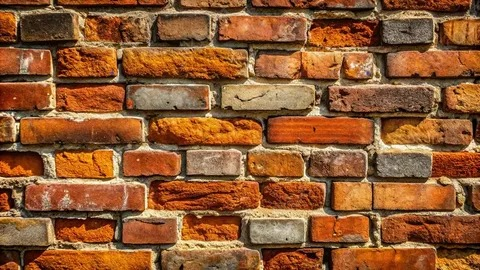
#> input picture ödev05-06/image3.jpeg, 480 x 270 px, found by its file name
$ jupyter execute image_histogram_speedup.ipynb
#> lines starting #> are read from the running program, lines starting #| are printed output that depends on the picture; long printed decimals are rounded
<a href="https://colab.research.google.com/github/hilalkaynarcali/goruntu-isleme/blob/main/image_histogram_speedup.ipynb" target="_parent"></a>

[cell 1]
import cv2
import numpy as np
import matplotlib.pyplot as plt
import time
import threading

[cell 2]
from google.colab import files
yuklenen = files.upload()
#> the answer given: image3.jpeg
dosya_adi = list(yuklenen.keys())[0]
print("Yüklenen dosya:", dosya_adi)

[cell 3]
image = cv2.imread('/content/image3.jpeg')
#> image is the input picture: shape (270, 480, 3); mean B, G, R 50.9, 90.5, 144.3

if image is None:
    raise FileNotFoundError("image3.jpeg dosyası bulunamadı!")

# Görüntüyü gri tona dönüştür
gray_image = cv2.cvtColor(image, cv2.COLOR_BGR2GRAY)
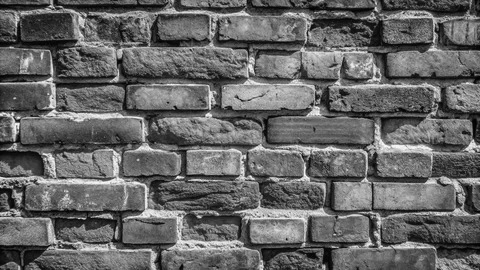
#> gray_image: shape (270, 480); min 1, max 250, mean 102.1

print("Görüntü başarıyla yüklendi.")
print("Görüntü boyutu:", gray_image.shape)
#| Görüntü boyutu: (270, 480)

plt.figure(figsize=(8, 6))
plt.imshow(gray_image, cmap='gray')
plt.title("Orijinal Görüntü")
plt.axis('off')
plt.show()

[cell 4]
height, width = gray_image.shape
#> height = 270; width = 480

part1 = gray_image[:height//2, :width//2]
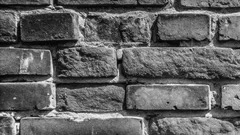
#> part1: shape (135, 240); min 2, max 247, mean 98.1
part2 = gray_image[:height//2, width//2:]
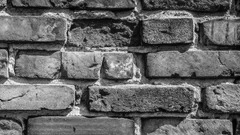
#> part2: shape (135, 240); min 1, max 247, mean 102.1
part3 = gray_image[height//2:, :width//2]
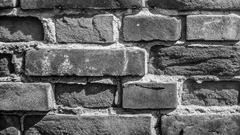
#> part3: shape (135, 240); min 2, max 250, mean 103
part4 = gray_image[height//2:, width//2:]
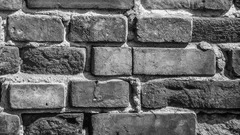
#> part4: shape (135, 240); min 1, max 250, mean 105.2

parts = [part1, part2, part3, part4]

print("Görüntü 4 parçaya bölündü.")

for i, part in enumerate(parts):
    print(f"Parça {i+1} boyutu: {part.shape}")
#> this loop made 4 passes
#| Parça 1 boyutu: (135, 240)
#| Parça 2 boyutu: (135, 240)
#| Parça 3 boyutu: (135, 240)
#| Parça 4 boyutu: (135, 240)

[cell 5]
plt.figure(figsize=(10, 8))

for i, part in enumerate(parts):
    plt.subplot(2, 2, i+1)
    plt.imshow(part, cmap='gray')
    plt.title(f"Parça {i+1}")
    plt.axis('off')

plt.tight_layout()
plt.show()

[cell 6]
def single_thread_histogram(image):

    start_time = time.perf_counter()

    histogram = cv2.calcHist(
        [image],
        [0],
        None,
        [256],
        [0, 256]
    )
#> histogram = 256 values, max 1167 at index 110, min 0 at index 0, mean 506.2

    end_time = time.perf_counter()

    elapsed_time = end_time - start_time

    return histogram, elapsed_time


single_histogram, single_time = single_thread_histogram(gray_image)
#> single_histogram has the same summary as histogram in single_thread_histogram; single_time = 0.00105

print("Tek Thread Histogram Süresi:", single_time, "saniye")
#| Tek Thread Histogram Süresi: 0.001053 saniye

[cell 7]
def four_thread_histogram(image):

    height, width = image.shape
#> height = 270; width = 480

    parts = [
        image[:height//2, :width//2],
        image[:height//2, width//2:],
        image[height//2:, :width//2],
        image[height//2:, width//2:]
    ]

    histograms = [None] * 4

    def calculate_histogram(index):
        histograms[index] = cv2.calcHist(
            [parts[index]],
            [0],
            None,
            [256],
            [0, 256]
        )

    threads = []

    start_time = time.perf_counter()

    for i in range(4):
        thread = threading.Thread(
            target=calculate_histogram,
            args=(i,)
        )

        threads.append(thread)
        thread.start()

    for thread in threads:
        thread.join()

    # Dört histogramı birleştir
    main_histogram = np.sum(histograms, axis=0)

    end_time = time.perf_counter()

    elapsed_time = end_time - start_time

    return main_histogram, elapsed_time


four_histogram, four_time = four_thread_histogram(gray_image)
#> four_histogram has the same summary as histogram in single_thread_histogram; four_time = 0.00371

print("4 Thread Histogram Süresi:", four_time, "saniye")
#| 4 Thread Histogram Süresi: 0.003709 saniye

[cell 8]
if np.array_equal(single_histogram, four_histogram):
    print("BAŞARILI: İki histogram birbirine eşittir.")
else:
    print("HATA: Histogramlar birbirinden farklı!")

[cell 9]
plt.figure(figsize=(14, 5))

plt.subplot(1, 2, 1)
plt.plot(single_histogram, color='blue')
plt.title("Tek Thread Histogram")
plt.xlabel("Piksel Değeri")
plt.ylabel("Piksel Sayısı")
plt.grid()

plt.subplot(1, 2, 2)
plt.plot(four_histogram, color='red')
plt.title("4 Thread Histogram")
plt.xlabel("Piksel Değeri")
plt.ylabel("Piksel Sayısı")
plt.grid()

plt.tight_layout()
plt.show()
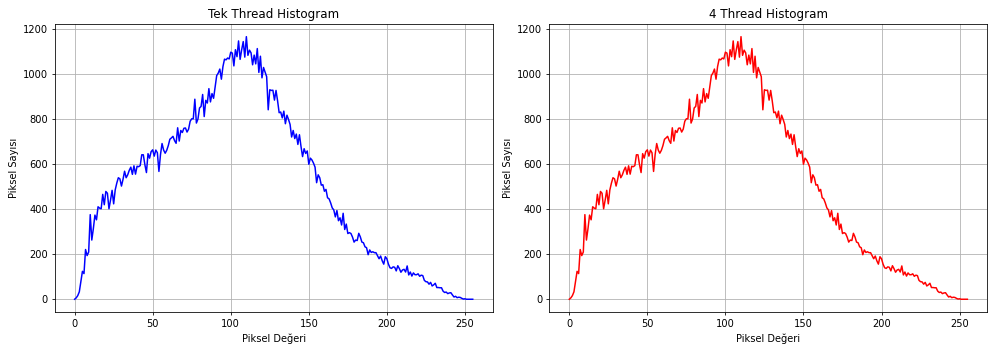
#> figure drawn by matplotlib, 2 panels; panel 1: curve peaks at x = 110, y = 1167; panel 2: curve peaks at x = 110, y = 1167

[cell 10]
print("========== SÜRE KARŞILAŞTIRMASI ==========")

print(f"Tek Thread Süresi: {single_time:.8f} saniye")
#| Tek Thread Süresi: 0.001053 saniye
print(f"4 Thread Süresi:   {four_time:.8f} saniye")
#| 4 Thread Süresi:   0.003709 saniye

if four_time < single_time:
    speedup = single_time / four_time
    print(f"4 Thread daha hızlı! Hızlanma: {speedup:.2f} kat")

elif single_time < four_time:
    slowdown = four_time / single_time
#> slowdown = 3.52
    print(f"Tek Thread daha hızlı! 4 Thread {slowdown:.2f} kat daha yavaş.")
#| Tek Thread daha hızlı! 4 Thread 3.52 kat daha yavaş.

else:
    print("İki yöntemin süreleri eşit.")
